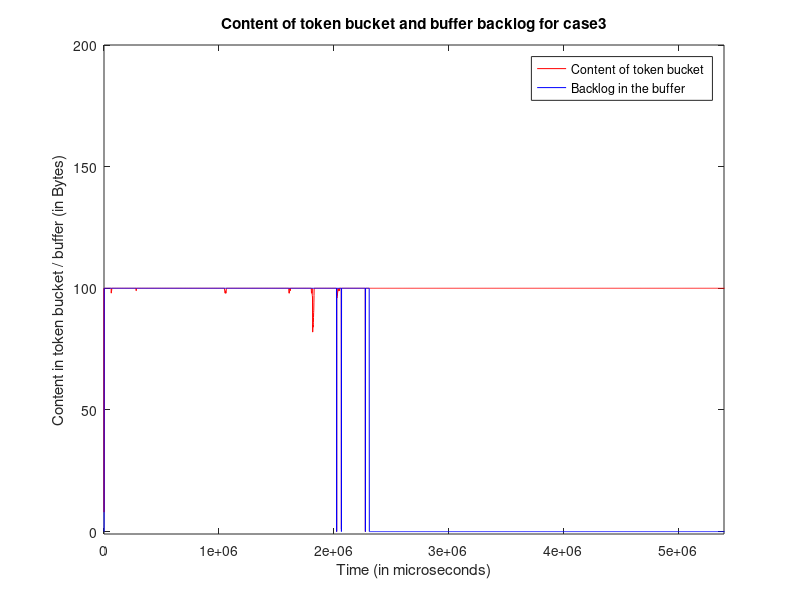

The MATLAB source for this figure:
clc; clear all;

[time_p2, packetsize_p2, bufferSize, noToken] = textread('bucket_near.txt', '%f %f %f %f');
i=1;
time2(i)=0;
buffer(i)=bufferSize(i);
%disp(buffer(i));
token(i)=noToken(i);
i=2;
while i<=length(packetsize_p2)
    time2(i)=time2(i-1)+time_p2(i);
    buffer(i)=bufferSize(i);
    token(i)=noToken(i);
    %disp(buffer(i));
    i=i+1;
end

%time2/1e6;



plot(time2,token,'-r',time2,buffer,'-b');
title('Content of token bucket and buffer backlog for case3');
xlabel('Time (in microseconds)');
ylabel('Content in token bucket / buffer (in Bytes)');
ylim([-1,200]);
xlim([0,5.4e6]);
%legend 
legend('Content of token bucket','Backlog in the buffer','Location','northeast');

set(1,'OuterPosition',[1 1 1060 664]);
saveas(1,'plot_near_tbbacklog','png');